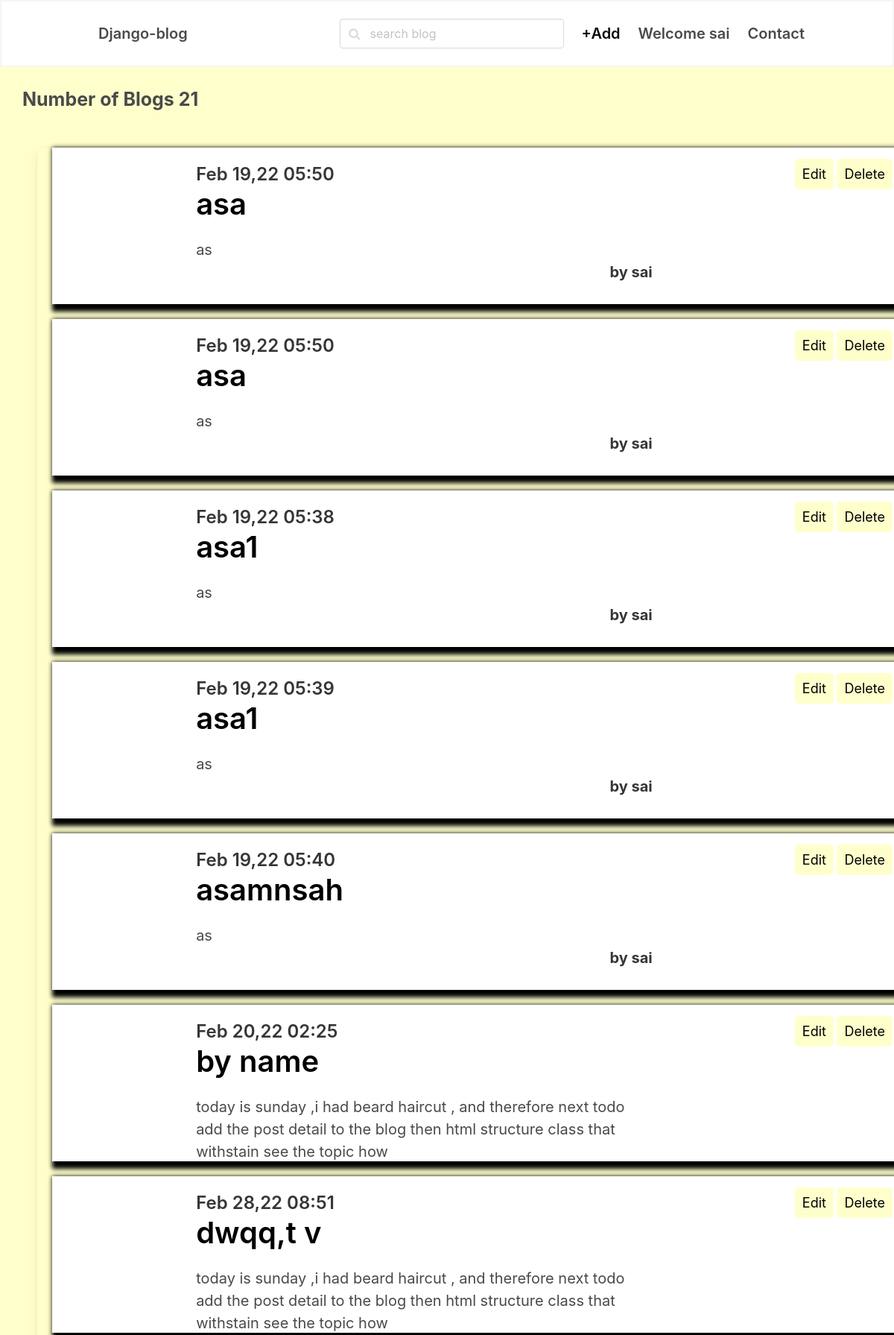
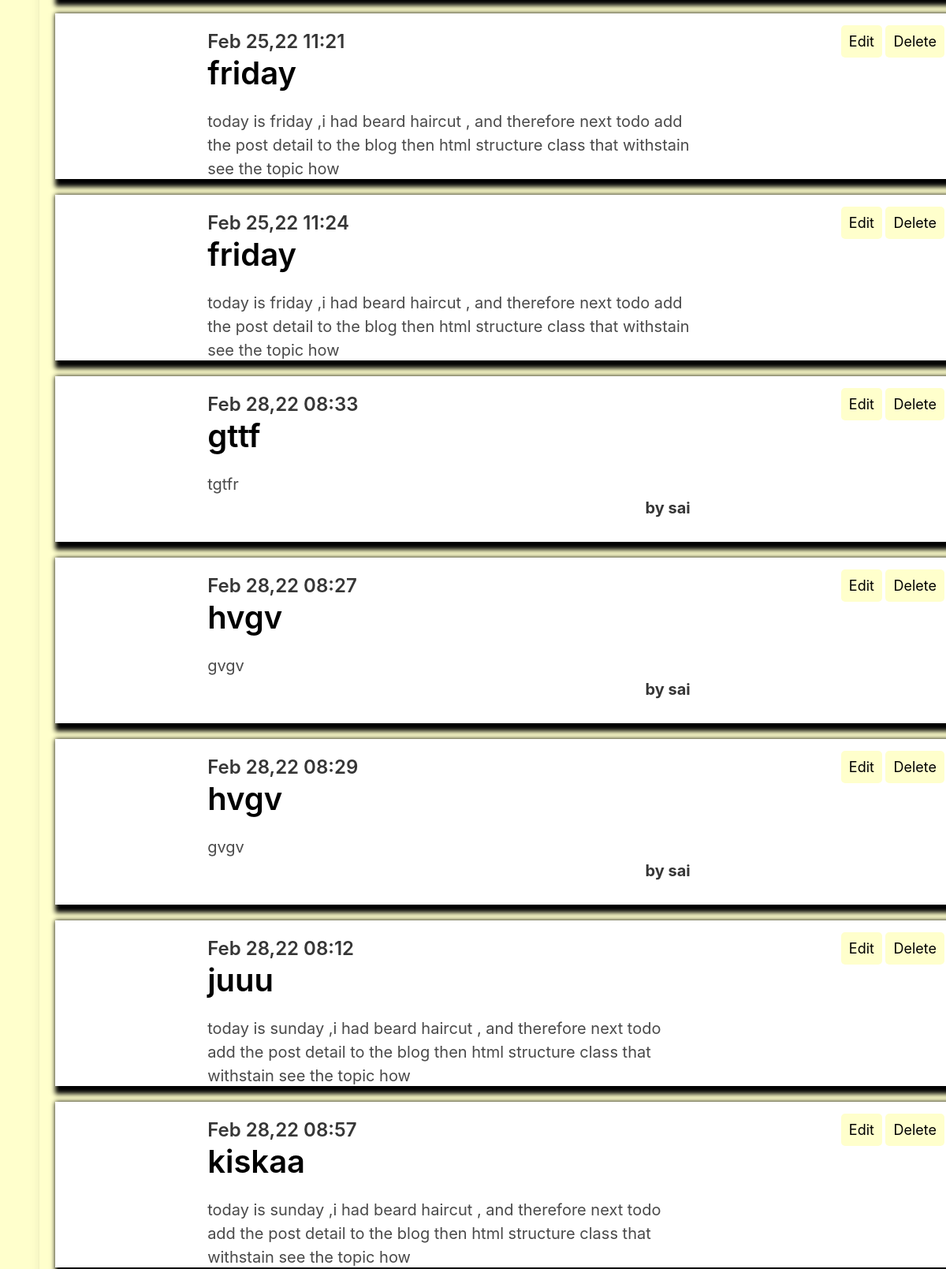
/show (signed in, upper part), run on the app's committed database (2 pictures, top to bottom).
### myapi/models.py (models this page shows, shortened)
class User(models.Model):
        Username = models.CharField(max_length=40)
        email = models.CharField(max_length=50, unique=True)
        phone = models.CharField(max_length=30)
        pass1 = models.CharField(max_length=200)
        def __str__(self):
            return self.Username

class Posts(models.Model):
    aurt = models.CharField(max_length=15,default=User)
    title = models.CharField(max_length=20)
    content = models.TextField()
    image = models.ImageField(upload_to='media/uploads/',blank=True,null=True)
    date = models.DateTimeField(blank=True,default=timezone.now)
    Username = models.ForeignKey(User, on_delete=models.CASCADE, null=True, default=1)
    class Meta:
        verbose_name_plural="Posts"
    class Meta:
        ordering = ['-date', ]

### myapi/views.py (the view)
# urls.py: path('show',show,name="show"),
def show(request):
    e = request.session['username']
    ex = User.objects.get(Username=e)
    data = Posts.objects.all().order_by('title').filter(Username=ex)
    return render(request, "home.html", {'data': data, 'username': ex})

### myapi/templates/home.html (shortened to what this page needs)
<!DOCTYPE html>
<html lang="en" xmlns="http://www.w3.org/1999/html" xmlns="http://www.w3.org/1999/html">
<head>
    <link rel="stylesheet" href="https://unpkg.com/bulma@0.9.2/css/bulma.min.css" />
     <link href="https://stackpath.bootstrapcdn.com/font-awesome/4.7.0/css/font-awesome.min.css" rel="stylesheet"
>
</head>
<body>
<nav class="navbar">
    <div class="container">
      <div class="navbar-brand">
        <a class="navbar-item" href="/">
          <strong class="navbar-item is-active is-size-5 has-text-weight-semibold">Django-blog</strong>
        </a>
      </div>
      <div id="navbarMenu" class="navbar-menu">
        <div class="navbar-end">
          <div class=" navbar-item">
            <div class="control has-icons-left">
              <form action="/search" method="get">
                    <input class="input is rounded" type="search" name="query" id="query" placeholder="search blog">
              </form>
              <span class="icon is-left">
              </span>
            </div>
          </div>
          <a class="navbar-item is-active is-size-5 has-text-weight-semibold" href="addpost">
            +Add
          </a>
          <a class="navbar-item is-size-5 has-text-weight-semibold" href="register">
            Welcome {{username}}
          </a>
          <a class="navbar-item is-size-5 has-text-weight-semibold" href="contact">
            Contact
          </a>
        </div>
      </div>
    </div>
  </nav>
<div class="len">
    {% if data %}
    <p>Number of Blogs {{ data|length }} </p>
    {% else %}
    <p class="subtitle is-4">No blogs! Begin now</p>
    {% endif %}
</div>
<div class="card">
{% for post in data %}
    <section class="section">
        <div class="but">
            <a href="update/{{post.id}}">Edit</a>
            <a href="delete/{{post.id}}">Delete</a>
        </div>
          <div class="columns">
            <div class="column is-8 is-offset-2" style="padding-left:-10px;">
              <div class="content is-medium">
                <h2 class="subtitle is-4">{{post.date|date:'M d,y h:i'}}</h2>
                <h1 class="title"><a href="/postdetail/{{post.id}}">{{post.title}}</a></h1>
                <p>
                    {{post.content}}
                    <br><strong class="h3">by {{post.Username}}</strong><br>
               </p>
              </div>
            </div>
          </div>
        </section>
{% endfor %}
    </div>
</body>
</html>

### myapi/templates/home.html (style rules this page uses)
html,body { background: #FFFFCC; }
.but { float:right; margin-left:20px; }
.but>a { border-radius:5px; position: relative; background-color: #FFFFCC; border: none; font-size: 18px; color: black; padding: 10px; width: fit-content; height:fit-content; text-align: center; transition-duration: 0.4s; text-decoration: none; overflow: auto; cursor: pointer; }
.card { background: #FFFFCC; margin-left:50px; }
.len { background: #FFFFCC; padding: 25px 30px; font-weight: bold; font-size: 25px; }
.section { border: 2px solid #FFFFFF; padding:20px; width:1150px; height:210px; box-shadow:5px 5px 6px 5px black; margin:20px; background: white; overflow:auto; }
.h3 { float:right; }
.navbar { padding:12px; border:2px solid #f5f5f5; }
a { text-decoration:none; color:black; }

### data on the page
User: Username "sai"
Posts: date "Feb 19,22 05:50", title "asa", content "as", Username "sai"
Posts: date "Feb 19,22 05:50", title "asa", content "as", Username "sai"
Posts: date "Feb 19,22 05:38", title "asa1", content "as", Username "sai"
Posts: date "Feb 19,22 05:39", title "asa1", content "as", Username "sai"
Posts: date "Feb 19,22 05:40", title "asamnsah", content "as", Username "sai"
Posts: date "Feb 20,22 02:25", title "by name", content "today is sunday ,i had beard haircut , and therefore next todo add the post detail to the blog then html structure class that withstain see the topic how"
Posts: date "Feb 28,22 08:51", title "dwqq,t v", content "today is sunday ,i had beard haircut , and therefore next todo add the post detail to the blog then html structure class that withstain see the topic how"
Posts: date "Feb 25,22 11:21", title "friday", content "today is friday ,i had beard haircut , and therefore next todo add the post detail to the blog then html structure class that withstain see the topic how"
Posts: date "Feb 25,22 11:24", title "friday", content "today is friday ,i had beard haircut , and therefore next todo add the post detail to the blog then html structure class that withstain see the topic how"
Posts: date "Feb 28,22 08:33", title "gttf", content "tgtfr", Username "sai"
Posts: date "Feb 28,22 08:27", title "hvgv", content "gvgv", Username "sai"
Posts: date "Feb 28,22 08:29", title "hvgv", content "gvgv", Username "sai"
Posts: date "Feb 28,22 08:12", title "juuu", content "today is sunday ,i had beard haircut , and therefore next todo add the post detail to the blog then html structure class that withstain see the topic how"
Posts: date "Feb 28,22 08:57", title "kiskaa", content "today is sunday ,i had beard haircut , and therefore next todo add the post detail to the blog then html structure class that withstain see the topic how"

### other printed values
{{ data|length }} "21"
